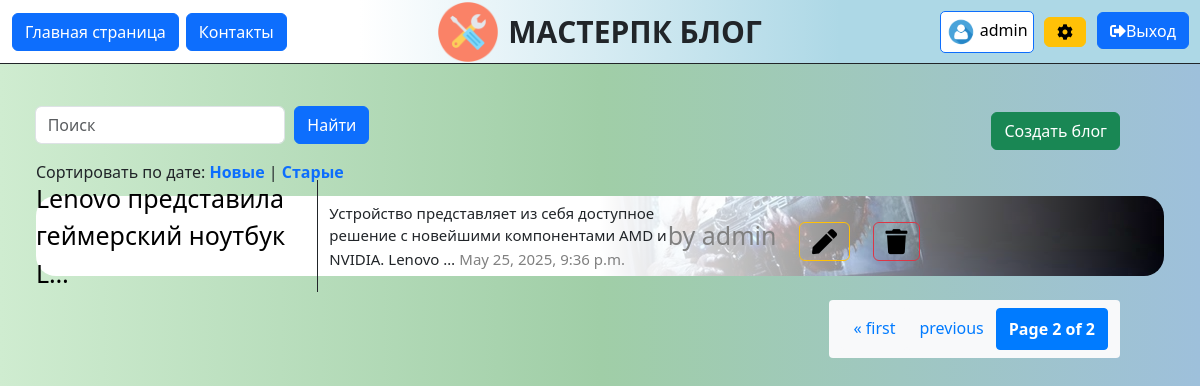
The page /?page=2 (signed in) on the database as committed earlier.
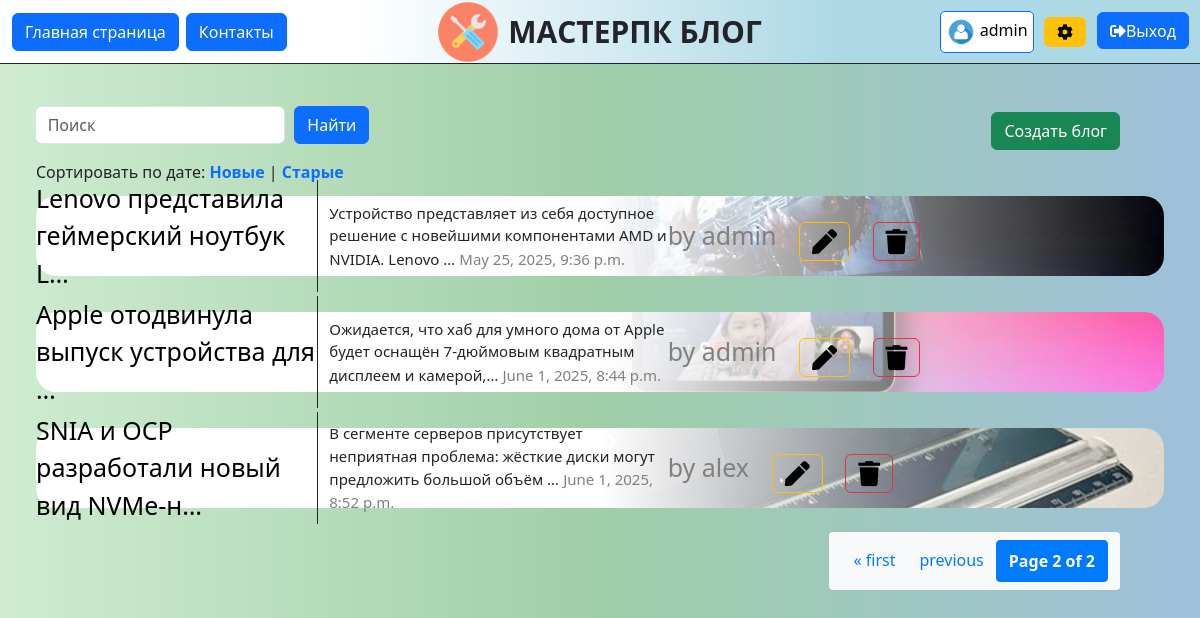
The same page on the database as committed later.
### blog/models.py (models this page shows, shortened)
class BlogPost(models.Model):
    title = models.CharField(max_length=200, verbose_name="Заголовок")
    content = models.TextField(verbose_name="Содержание")
    date_published = models.DateTimeField(default=timezone.now ,verbose_name="Дата публикации")
    image = models.ImageField(upload_to="images/", verbose_name="Изображение")
    author = models.ForeignKey(User, on_delete=models.CASCADE, verbose_name="Автор", null=True, blank=True)
    def get_absolute_url(self):
        return reverse("blog:blog_detail", kwargs={"pk": self.pk})
    class Meta:
        verbose_name = "Блог"
        verbose_name_plural = "Блоги"

### blog/views.py (the view)
# urls.py: path("", views.index, name="index"),
def index(request):
    blogs = BlogPost.objects.all()
    search = request.GET.get("search")
    if search:
        blogs = blogs.filter(title__icontains=search)
    sort_by = request.GET.get("sort")
    if sort_by == 'newest':
        blogs = blogs.order_by('-date_published')  # Сначала новые
    elif sort_by == 'oldest':
        blogs = blogs.order_by('date_published')  # Сначала старые
    paginator = Paginator(blogs, per_page=5)
    page_number = request.GET.get("page")
    page_obj = paginator.get_page(page_number)
    title = "Главная страница"
    return render(request, 'blog/blog_list.html', {"page_obj":page_obj, "title":title, "sort_by": sort_by})

### blog/templates/blog/blog_list.html (shortened to what this page needs)
 {% extends 'blog/layout.html' %}
 {% load static %}
 {% block static %}
    <link  rel="stylesheet" href="{% static 'blog/css/blog_list.css' %}">
 {% endblock %}
 {% block content %}
    {% if perms.blog.add_blogpost %}
        <a class="btn btn-success btn-create" href="{% url 'blog:create_blog' %}">Создать блог</a>
    {% endif %}
   <form class = "form-group form-search" method="GET">
       <input type="text" name="search" class="form-control input-search" style="200px"  placeholder="Поиск">
       <input type="submit" class="btn btn-primary btn-search" value="Найти">
   </form>
    <div class="sort-date">
        Сортировать по дате:
        <a href="?sort=newest{% if search_query %}&search={{ search_query }}{% endif %}">Новые</a> |
        <a href="?sort=oldest{% if search_query %}&search={{ search_query }}{% endif %}">Старые</a>
    </div>
   <div class="list">
     {% for blog in page_obj %}
        <div class="blog"
        style="background-image: linear-gradient(90deg, white, white, transparent),
            url({{ blog.image.url }});
        background-position: right;">
            <div class="content">
                <a href="{{blog.get_absolute_url}}">{{blog.title | truncatechars:40}}</a>
            </div>
            <div class="blog_info">
                <a> {{blog.content | truncatechars:100}}</a>
                <a style="color: gray">{{blog.date_published}}</a>
            </div>
            <a style="color: gray"> by {{blog.author}}</a>
            {% if blog.author == request.user or request.user.is_superuser %}
                 <a class="btn btn-outline-warning"  href="{% url 'blog:update_blog' pk=blog.id %}" style="margin: 1% 0 0 2%" ><i class="fa fa-pen"></i></a>
                 <a class="btn btn-outline-danger"  href="{% url 'blog:delete_blog' pk=blog.id %}" style="margin: 1% 0 0 2%" ><i class="fa fa-trash"></i></a>
            {% endif %}
        </div>
       <br>
     {% endfor %}
   </div>
    <div class="pagination">
        <span class="step-links">
            {% if page_obj.has_previous %}
                <a href="?page=1">&laquo; first</a>
            <a href="?page={{ page_obj.previous_number }}">previous</a>
            {% endif%}
            <span class="current">
                Page {{ page_obj.number}} of {{ page_obj.paginator.num_pages }}
            </span>
        </span>
    </div>
 {% endblock %}

### blog/templates/blog/layout.html (shortened to what this page needs)
{% load static %}
<html lang="en">
<head>
    <link rel="stylesheet" href="https://cdn.jsdelivr.net/npm/bootstrap@5.3.6/dist/css/bootstrap.min.css">
    <link rel="stylesheet" href="https://use.fontawesome.com/releases/v5.8.2/css/all.css">
    <link rel="stylesheet" href="{% static 'blog/css/layout.css' %}">
    {% block static %}
    {% endblock %}
</head>
<body>
    <div class="header">
        <div class="left_side">
            <a  class = "btn btn-primary main" href="{% url 'blog:index' %}">Главная страница</a>
            <a  class = "btn btn-primary contacts" href="{% url 'blog:contacts'%}">Контакты</a>
        </div>
        <div class="middle">
            <img class="logo" src="{% static 'blog/img/лого3.webp' %}"><div class="title"> МАСТЕРПК БЛОГ</div>
        </div>
         <div class="right_side">
             {% if user.is_authenticated %}
                <a class = "profile btn btn-primary" href ="{% url 'users:profile' %}" > <img src="{% static 'blog/img/person.png' %}" alt=""> {{ user.username }}</a>
                {% if user.is_superuser %}
                    <a class="btn btn-warning" href="{% url 'admin:index' %}" style="margin-right: 10px"><i class = "fa fa-cog"></i></a>
                {% endif %}
                 <form class="log_out_form" action="{% url 'users:logout' %}" method="POST">
                     <button type="submit" class="btn btn-primary btn-exit"><i class="fa fa-sign-out-alt"></i>Выход</button>
                 </form>
             {% else %}
                <a class="btn btn-success" href ="{% url 'users:login' %}">Вход</a>
                <a class="btn btn-primary" href="{% url 'users:register' %}">Регистрация</a>
             {% endif %}
        </div>
    </div>
    <div style="height: 6%"></div>
    {% block content %}
    {% endblock %}
</body>
</html>

### static/blog/css/layout.css (style rules this page uses)
.header { position: fixed; width: 100%; border-bottom: 1px solid; z-index: 1; height: 8%; display: flex; background: #16cc4a; }
.left_side, .right_side, .middle { padding: 5px; display: flex; align-items: center; }
.left_side { width: 30%; background: white; }
.middle { width: 40%; justify-content: center; background: linear-gradient(-90deg, lightblue, white) }
.right_side { width: 30%; justify-content: flex-end; background: lightblue; }
.btn { margin-left: 2%; }
.log_out_form { margin-right: 2%; }
body { margin: 0; padding: 0; background: linear-gradient(90deg, #cfecd0, #a0cea7, #9ec0db); }
.logo { width: 60; }
.title { font-weight: bold; font-size: 30px; margin-left: 10px; }
.btn-exit { margin-top: 11px; display: flex; height: 37px; align-items: center; }
.profile img { width: 30px; }
.profile { color: black; background:white; padding: 5px; border-radius: 5px; text-decoration: none; margin-right: 1%; }

### static/blog/css/blog_list.css (style rules this page uses)
.list { width: 100%; }
.blog { display: flex; width: 94%; height: 10%; flex-direction: row; align-items: center; border-radius: 20px; margin: 1% 0 0 3%; }
.blog a { color: black; text-decoration: none; font-size: 25; margin-right: 10px font-weight: bold; }
.content { width: 25%; border-right: 1px solid; margin-right: 1%; }
.blog_info { width: 30%; align-items: flex-end; }
.blog_info a { font-size: 15; }
form { margin-top: 1%; display: flex; align-items: center; justify-content: center; }
.pagination { display: flex; justify-content: end; padding-right: 5em; }
.pagination .step-links { display: flex; gap: 0.5m; }
.pagination a, .pagination span { color: #007bff; text-decoration: none; padding: 0.5em 0.75em; border: 1px solid #de2e6; border-radius: 0.25em; background-color: #f8f9fa; }
.pagination .current { font-weight: bold; background-color: #007bff; color: white; border: 1px solid #007bff; }
.btn-create { float: right; margin: 4em 5em 2em 0; }
.form-search { justify-content: left; padding-top: 46px; padding-left: 2%; }
.input-search { width: 250px; margin-left: 1.1% }
.btn-search { margin-left: 1%; }
.sort-date { margin-left: 3%; }
.sort-date a { font-weight: 700; text-decoration: none; }

Rows that differ between the two databases and show on the page:
added BlogPost: image (picture), title "Apple отодвинула выпуск устройства для …", content "Ожидается, что хаб для умного дома от Apple будет оснащён 7-дюймовым квадратным дисплеем и камерой,…", date_published "June 1, 2025, 8:44 p.m.", author "admin"
added BlogPost: image (picture), title "SNIA и OCP разработали новый вид NVMe-н…", content "В сегменте серверов присутствует неприятная проблема: жёсткие диски могут предложить большой объём …", date_published "June 1, 2025, 8:52 p.m.", author "alex"
